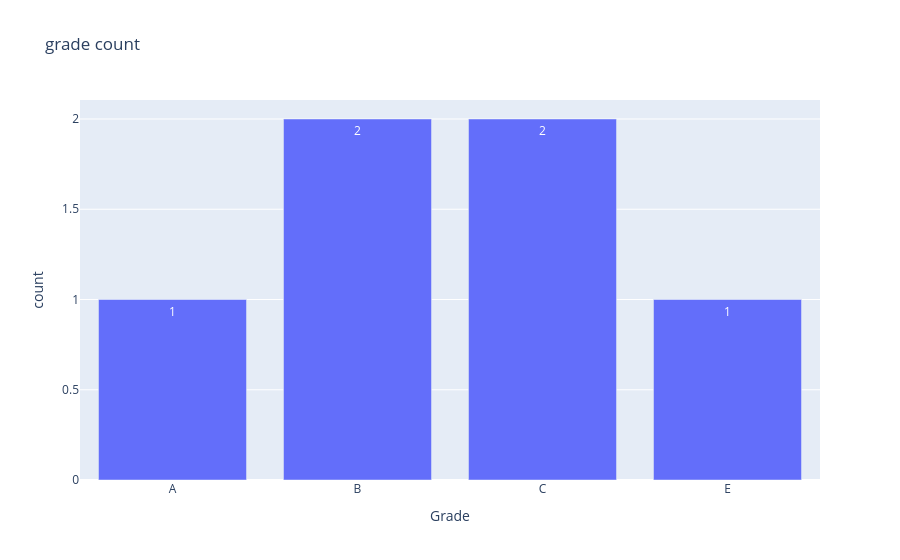

The notebook cell saved with this chart:
### Code cell
fig = px.bar(
    x=df1.index,
    y=df1["year"],
    title = "grade count",
    labels={"x" : "Grade", "y" : "count"},
    text = df1["year"]
)

fig.show()

### Figure 1 — Plotly figure (JSON) as saved in the notebook; plotly's stock layout.template omitted (floating-point values rounded to 4 significant figures)
{"data": [{"alignmentgroup": "True", "hovertemplate": "Grade=%{x}<br>count=%{y}<br>text=%{text}<extra></extra>", "legendgroup": "", "marker": {"color": "#636efa", "pattern": {"shape": ""}}, "name": "", "offsetgroup": "", "orientation": "v", "showlegend": false, "text": [1, 2, 2, 1], "textposition": "auto", "type": "bar", "x": ["A", "B", "C", "E"], "xaxis": "x", "y": [1, 2, 2, 1], "yaxis": "y"}], "layout": {"barmode": "relative", "legend": {"tracegroupgap": 0}, "title": {"text": "grade count"}, "xaxis": {"anchor": "y", "domain": [0, 1], "title": {"text": "Grade"}}, "yaxis": {"anchor": "x", "domain": [0, 1], "title": {"text": "count"}}}}
